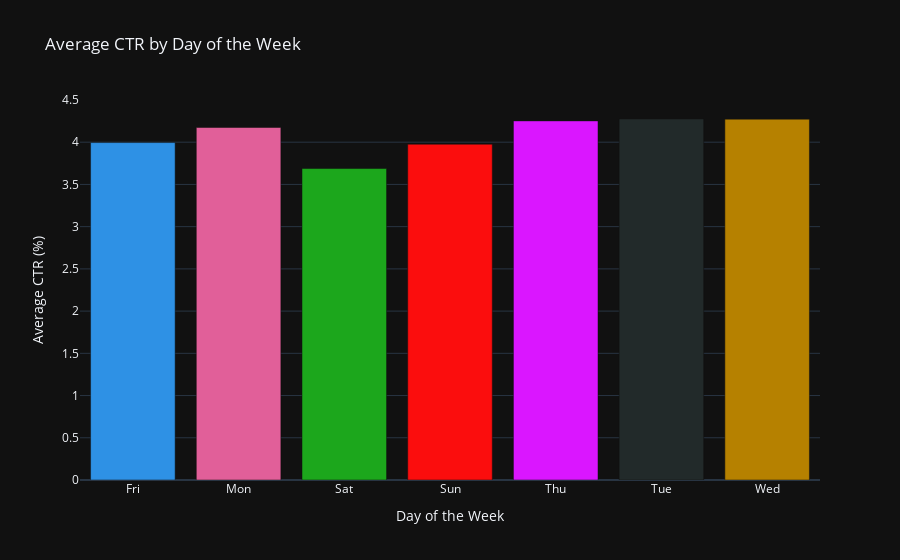

The notebook cell this image was saved under:
### Markdown cell above
## Exploratory Data Analysis (EDA) Based on Day of the Week

### Code cell
data['DayOfWeek'] = data.index.dayofweek
day_of_week_ctr = data.groupby('DayOfWeek')['CTR'].mean().reset_index()

day_mapping = {0: 'Mon', 1: 'Tue', 2: 'Wed', 3: 'Thu', 4: 'Fri', 5: 'Sat', 6: 'Sun'}
day_of_week_ctr['DayOfWeek'] = day_of_week_ctr['DayOfWeek'].map(day_mapping)

day_of_week_ctr = day_of_week_ctr.sort_values('DayOfWeek')

fig = px.bar(
    day_of_week_ctr, 
    x='DayOfWeek', 
    y='CTR', 
    title='Average CTR by Day of the Week',
    labels={'CTR': 'Average CTR (%)', 'DayOfWeek': 'Day of the Week'},
    template='plotly_dark',
    color='DayOfWeek',
    color_discrete_sequence=px.colors.qualitative.Dark24
)

fig.update_layout(
    xaxis_title='Day of the Week',
    yaxis_title='Average CTR (%)',
    showlegend=False
)
fig.show()

### Figure 1 — Plotly figure (JSON) as saved in the notebook; plotly's stock layout.template omitted (floating-point values rounded to 4 significant figures)
{"data": [{"alignmentgroup": "True", "hovertemplate": "Day of the Week=%{x}<br>Average CTR (%)=%{y}<extra></extra>", "legendgroup": "Fri", "marker": {"color": "#2E91E5", "pattern": {"shape": ""}}, "name": "Fri", "offsetgroup": "Fri", "orientation": "v", "showlegend": true, "textposition": "auto", "type": "bar", "x": ["Fri"], "xaxis": "x", "y": [3.996], "yaxis": "y"}, {"alignmentgroup": "True", "hovertemplate": "Day of the Week=%{x}<br>Average CTR (%)=%{y}<extra></extra>", "legendgroup": "Mon", "marker": {"color": "#E15F99", "pattern": {"shape": ""}}, "name": "Mon", "offsetgroup": "Mon", "orientation": "v", "showlegend": true, "textposition": "auto", "type": "bar", "x": ["Mon"], "xaxis": "x", "y": [4.174], "yaxis": "y"}, {"alignmentgroup": "True", "hovertemplate": "Day of the Week=%{x}<br>Average CTR (%)=%{y}<extra></extra>", "legendgroup": "Sat", "marker": {"color": "#1CA71C", "pattern": {"shape": ""}}, "name": "Sat", "offsetgroup": "Sat", "orientation": "v", "showlegend": true, "textposition": "auto", "type": "bar", "x": ["Sat"], "xaxis": "x", "y": [3.688], "yaxis": "y"}, {"alignmentgroup": "True", "hovertemplate": "Day of the Week=%{x}<br>Average CTR (%)=%{y}<extra></extra>", "legendgroup": "Sun", "marker": {"color": "#FB0D0D", "pattern": {"shape": ""}}, "name": "Sun", "offsetgroup": "Sun", "orientation": "v", "showlegend": true, "textposition": "auto", "type": "bar", "x": ["Sun"], "xaxis": "x", "y": [3.977], "yaxis": "y"}, {"alignmentgroup": "True", "hovertemplate": "Day of the Week=%{x}<br>Average CTR (%)=%{y}<extra></extra>", "legendgroup": "Thu", "marker": {"color": "#DA16FF", "pattern": {"shape": ""}}, "name": "Thu", "offsetgroup": "Thu", "orientation": "v", "showlegend": true, "textposition": "auto", "type": "bar", "x": ["Thu"], "xaxis": "x", "y": [4.252], "yaxis": "y"}, {"alignmentgroup": "True", "hovertemplate": "Day of the Week=%{x}<br>Average CTR (%)=%{y}<extra></extra>", "legendgroup": "Tue", "marker": {"color": "#222A2A", "pattern": {"shape": ""}}, "name": "Tue", "offsetgroup": "Tue", "orientation": "v", "showlegend": true, "textposition": "auto", "type": "bar", "x": ["Tue"], "xaxis": "x", "y": [4.275], "yaxis": "y"}, {"alignmentgroup": "True", "hovertemplate": "Day of the Week=%{x}<br>Average CTR (%)=%{y}<extra></extra>", "legendgroup": "Wed", "marker": {"color": "#B68100", "pattern": {"shape": ""}}, "name": "Wed", "offsetgroup": "Wed", "orientation": "v", "showlegend": true, "textposition": "auto", "type": "bar", "x": ["Wed"], "xaxis": "x", "y": [4.273], "yaxis": "y"}], "layout": {"barmode": "relative", "legend": {"title": {"text": "Day of the Week"}, "tracegroupgap": 0}, "showlegend": false, "title": {"text": "Average CTR by Day of the Week"}, "xaxis": {"anchor": "y", "categoryarray": ["Fri", "Mon", "Sat", "Sun", "Thu", "Tue", "Wed"], "categoryorder": "array", "domain": [0, 1], "title": {"text": "Day of the Week"}}, "yaxis": {"anchor": "x", "domain": [0, 1], "title": {"text": "Average CTR (%)"}}}}
